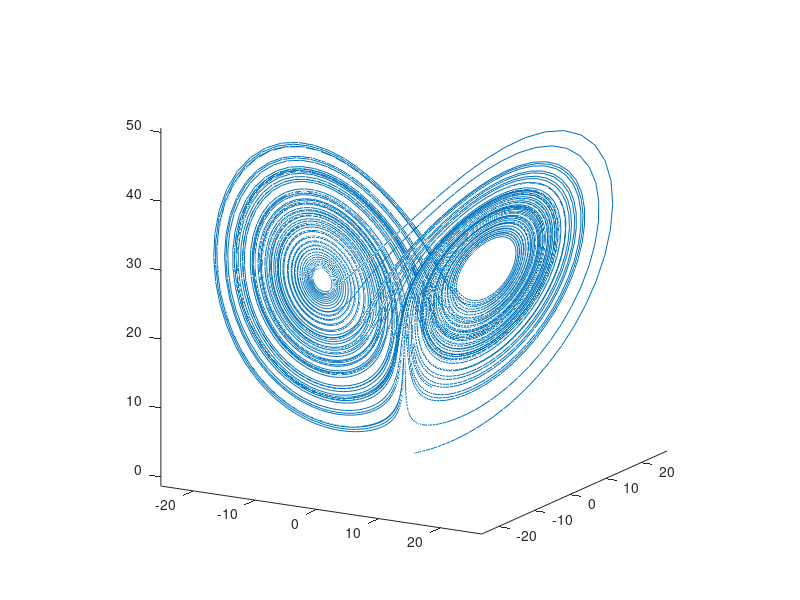

Write MATLAB code to recreate this figure.
% Eulers metod för ett system
% Baserat på avsnitt 6.4.3 i Sauer (Lorenz ekvationer)
clear

t0 = 0; % starttid
tend = 100; % sluttid
N = 100000; % antal steg
h = (tend-t0)/N; % steglängd

s = 10; r = 28; b = 8/3;
% y = [X, Y, Z] = [y(1), y(2), y(3)]
f = @(t,y) [-s*y(1) + s*y(2) ;
            -y(1)*y(3) + r*y(1) - y(2) ;
            y(1)*y(2) - b*y(3)]; % y'(t) = f(t,y)
y0 = [1,1,1]; % begynnelsevärde

% Sätt upp vektorer för t och y
t = t0:h:tend;
y = zeros(length(t),length(y0));
y(1,:) = y0; % begynnelsevillkor
for k=1:N
  y(k+1,:) = y(k,:) + h*f(t(k), y(k,:))'; % Eulers metod
end

X = y(:,1);
Y = y(:,2);
Z = y(:,3);
% Plotta Euler-lösningen
I = 1:10:length(t); % plotta bara vart tionde steg (går snabbare)
plot3(X(I), Y(I), Z(I))
axis equal
view([30 15])
